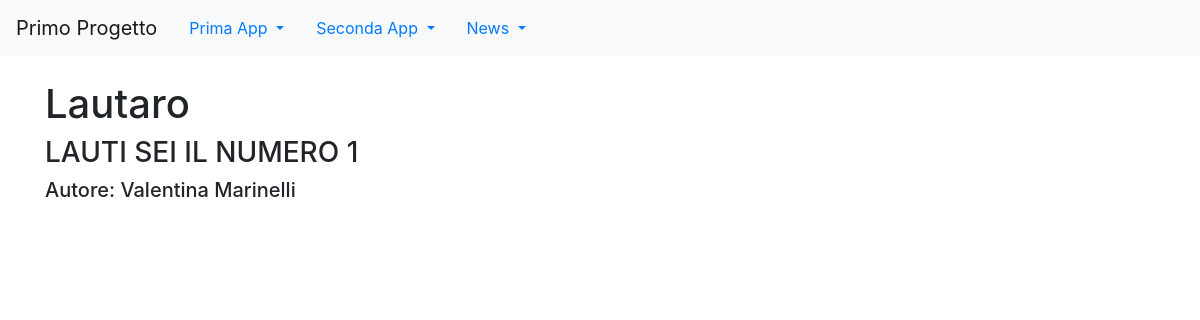
/news/articoli/6, run on an earlier commit of the app's database.
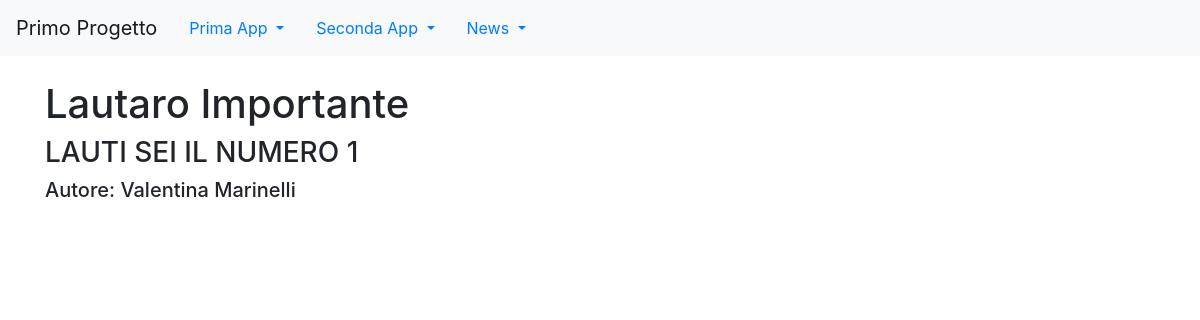
And on a later commit of the database.
### news/models.py (models this page shows, shortened)
class Articolo(models.Model):
    titolo = models.CharField(max_length=100) #questo campo necessita del parametro obbligatorio
    contenuto = models.TextField()
    giornalista = models.ForeignKey(Giornalista, on_delete=models.CASCADE, related_name="articoli")
    data = models.DateField(blank=True)
    visualizzazioni = models.IntegerField(default=0,blank=True)
    class Meta:
        verbose_name = "Articolo"
        verbose_name_plural = "Articoli"

class Giornalista(models.Model):
    nome = models.CharField(max_length=20)
    cognome = models.CharField(max_length=20)
    anno_di_nascita = models.DateField(blank=True)
    def __str__(self):
        return self.nome + " " + self.cognome
    class Meta:
        verbose_name = "Giornalista"
        verbose_name_plural = "Giornalisti"

### news/views.py (the view)
# urls.py: path("articoli/", articoloDetailView, name = "articolo_detail"),
def articoloDetailView(request, pk):
    articolo = get_object_or_404(Articolo,pk=pk)
    context = {"articolo": articolo}
    return render(request, "articolo_detail.html", context)

### news/templates/articolo_detail.html (shortened to what this page needs)
{% extends 'base.html'%}
{%block content%}
    <h1>{{articolo.titolo}}</h1>
    <h3>{{articolo.contenuto}}</h3>
    <h5>Autore: {{articolo.giornalista}}</h5>
{%endblock content%}

What changed in the data, as far as the page shows it:
changed Articolo "LAUTI SEI IL NUMERO 1": titolo "Lautaro" → "Lautaro Importante"
